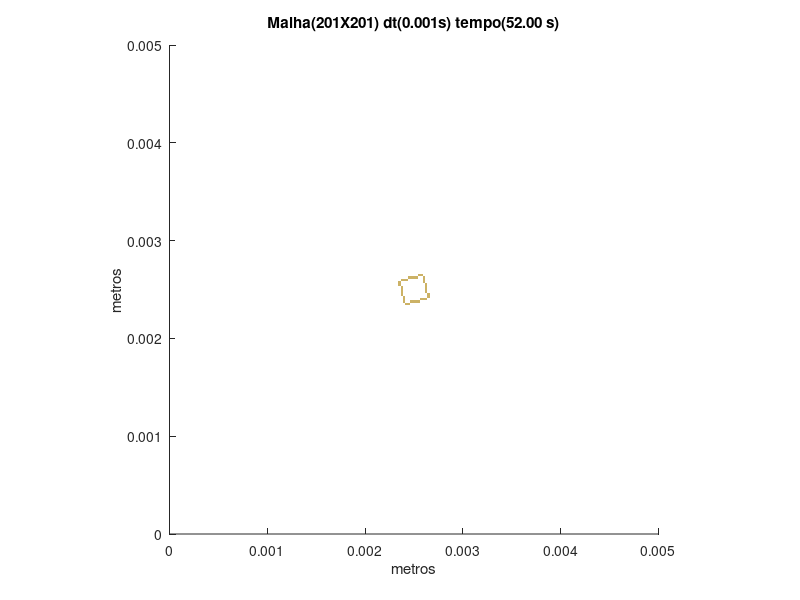

Reproduce this figure in MATLAB.
set (gca,'PlotBoxAspectRatio',[1 1 1],'Xlim',[0,0.005],'Ylim',[0,0.005])
hold on
title('Malha(201X201) dt(0.001s) tempo(52.00 s)')
hold on
ylabel('metros')
hold on
xlabel('metros')
hold on

fill([0.00241293532338308 0.00241293532338308 0.00243781094527363 0.00243781094527363],[0.00233830845771144 0.00236318407960199 0.00236318407960199 0.00233830845771144],[0.8,0.7,0.4],'LineStyle','none')

fill([0.00243781094527363 0.00243781094527363 0.00246268656716418 0.00246268656716418],[0.00233830845771144 0.00236318407960199 0.00236318407960199 0.00233830845771144],[0.8,0.7,0.4],'LineStyle','none')

fill([0.00238805970149254 0.00238805970149254 0.00241293532338308 0.00241293532338308],[0.00236318407960199 0.00238805970149254 0.00238805970149254 0.00236318407960199],[0.8,0.7,0.4],'LineStyle','none')

fill([0.00246268656716418 0.00246268656716418 0.00248756218905473 0.00248756218905473],[0.00236318407960199 0.00238805970149254 0.00238805970149254 0.00236318407960199],[0.8,0.7,0.4],'LineStyle','none')

fill([0.00248756218905473 0.00248756218905473 0.00251243781094527 0.00251243781094527],[0.00236318407960199 0.00238805970149254 0.00238805970149254 0.00236318407960199],[0.8,0.7,0.4],'LineStyle','none')

fill([0.00251243781094527 0.00251243781094527 0.00253731343283582 0.00253731343283582],[0.00236318407960199 0.00238805970149254 0.00238805970149254 0.00236318407960199],[0.8,0.7,0.4],'LineStyle','none')

fill([0.00253731343283582 0.00253731343283582 0.00256218905472637 0.00256218905472637],[0.00236318407960199 0.00238805970149254 0.00238805970149254 0.00236318407960199],[0.8,0.7,0.4],'LineStyle','none')

fill([0.00238805970149254 0.00238805970149254 0.00241293532338308 0.00241293532338308],[0.00238805970149254 0.00241293532338308 0.00241293532338308 0.00238805970149254],[0.8,0.7,0.4],'LineStyle','none')

fill([0.00256218905472637 0.00256218905472637 0.00258706467661692 0.00258706467661692],[0.00238805970149254 0.00241293532338308 0.00241293532338308 0.00238805970149254],[0.8,0.7,0.4],'LineStyle','none')

fill([0.00258706467661692 0.00258706467661692 0.00261194029850746 0.00261194029850746],[0.00238805970149254 0.00241293532338308 0.00241293532338308 0.00238805970149254],[0.8,0.7,0.4],'LineStyle','none')

fill([0.00261194029850746 0.00261194029850746 0.00263681592039801 0.00263681592039801],[0.00238805970149254 0.00241293532338308 0.00241293532338308 0.00238805970149254],[0.8,0.7,0.4],'LineStyle','none')

fill([0.00238805970149254 0.00238805970149254 0.00241293532338308 0.00241293532338308],[0.00241293532338308 0.00243781094527363 0.00243781094527363 0.00241293532338308],[0.8,0.7,0.4],'LineStyle','none')

fill([0.00263681592039801 0.00263681592039801 0.00266169154228856 0.00266169154228856],[0.00241293532338308 0.00243781094527363 0.00243781094527363 0.00241293532338308],[0.8,0.7,0.4],'LineStyle','none')

fill([0.00236318407960199 0.00236318407960199 0.00238805970149254 0.00238805970149254],[0.00243781094527363 0.00246268656716418 0.00246268656716418 0.00243781094527363],[0.8,0.7,0.4],'LineStyle','none')

fill([0.00263681592039801 0.00263681592039801 0.00266169154228856 0.00266169154228856],[0.00243781094527363 0.00246268656716418 0.00246268656716418 0.00243781094527363],[0.8,0.7,0.4],'LineStyle','none')

fill([0.00236318407960199 0.00236318407960199 0.00238805970149254 0.00238805970149254],[0.00246268656716418 0.00248756218905473 0.00248756218905473 0.00246268656716418],[0.8,0.7,0.4],'LineStyle','none')

fill([0.00261194029850746 0.00261194029850746 0.00263681592039801 0.00263681592039801],[0.00246268656716418 0.00248756218905473 0.00248756218905473 0.00246268656716418],[0.8,0.7,0.4],'LineStyle','none')

fill([0.00236318407960199 0.00236318407960199 0.00238805970149254 0.00238805970149254],[0.00248756218905473 0.00251243781094527 0.00251243781094527 0.00248756218905473],[0.8,0.7,0.4],'LineStyle','none')

fill([0.00261194029850746 0.00261194029850746 0.00263681592039801 0.00263681592039801],[0.00248756218905473 0.00251243781094527 0.00251243781094527 0.00248756218905473],[0.8,0.7,0.4],'LineStyle','none')

fill([0.00236318407960199 0.00236318407960199 0.00238805970149254 0.00238805970149254],[0.00251243781094527 0.00253731343283582 0.00253731343283582 0.00251243781094527],[0.8,0.7,0.4],'LineStyle','none')

fill([0.00261194029850746 0.00261194029850746 0.00263681592039801 0.00263681592039801],[0.00251243781094527 0.00253731343283582 0.00253731343283582 0.00251243781094527],[0.8,0.7,0.4],'LineStyle','none')

fill([0.00233830845771144 0.00233830845771144 0.00236318407960199 0.00236318407960199],[0.00253731343283582 0.00256218905472637 0.00256218905472637 0.00253731343283582],[0.8,0.7,0.4],'LineStyle','none')

fill([0.00261194029850746 0.00261194029850746 0.00263681592039801 0.00263681592039801],[0.00253731343283582 0.00256218905472637 0.00256218905472637 0.00253731343283582],[0.8,0.7,0.4],'LineStyle','none')

fill([0.00233830845771144 0.00233830845771144 0.00236318407960199 0.00236318407960199],[0.00256218905472637 0.00258706467661692 0.00258706467661692 0.00256218905472637],[0.8,0.7,0.4],'LineStyle','none')

fill([0.00258706467661692 0.00258706467661692 0.00261194029850746 0.00261194029850746],[0.00256218905472637 0.00258706467661692 0.00258706467661692 0.00256218905472637],[0.8,0.7,0.4],'LineStyle','none')

fill([0.00236318407960199 0.00236318407960199 0.00238805970149254 0.00238805970149254],[0.00258706467661692 0.00261194029850746 0.00261194029850746 0.00258706467661692],[0.8,0.7,0.4],'LineStyle','none')

fill([0.00238805970149254 0.00238805970149254 0.00241293532338308 0.00241293532338308],[0.00258706467661692 0.00261194029850746 0.00261194029850746 0.00258706467661692],[0.8,0.7,0.4],'LineStyle','none')

fill([0.00241293532338308 0.00241293532338308 0.00243781094527363 0.00243781094527363],[0.00258706467661692 0.00261194029850746 0.00261194029850746 0.00258706467661692],[0.8,0.7,0.4],'LineStyle','none')

fill([0.00258706467661692 0.00258706467661692 0.00261194029850746 0.00261194029850746],[0.00258706467661692 0.00261194029850746 0.00261194029850746 0.00258706467661692],[0.8,0.7,0.4],'LineStyle','none')

fill([0.00243781094527363 0.00243781094527363 0.00246268656716418 0.00246268656716418],[0.00261194029850746 0.00263681592039801 0.00263681592039801 0.00261194029850746],[0.8,0.7,0.4],'LineStyle','none')

fill([0.00246268656716418 0.00246268656716418 0.00248756218905473 0.00248756218905473],[0.00261194029850746 0.00263681592039801 0.00263681592039801 0.00261194029850746],[0.8,0.7,0.4],'LineStyle','none')

fill([0.00248756218905473 0.00248756218905473 0.00251243781094527 0.00251243781094527],[0.00261194029850746 0.00263681592039801 0.00263681592039801 0.00261194029850746],[0.8,0.7,0.4],'LineStyle','none')

fill([0.00251243781094527 0.00251243781094527 0.00253731343283582 0.00253731343283582],[0.00261194029850746 0.00263681592039801 0.00263681592039801 0.00261194029850746],[0.8,0.7,0.4],'LineStyle','none')

fill([0.00258706467661692 0.00258706467661692 0.00261194029850746 0.00261194029850746],[0.00261194029850746 0.00263681592039801 0.00263681592039801 0.00261194029850746],[0.8,0.7,0.4],'LineStyle','none')

fill([0.00253731343283582 0.00253731343283582 0.00256218905472637 0.00256218905472637],[0.00263681592039801 0.00266169154228856 0.00266169154228856 0.00263681592039801],[0.8,0.7,0.4],'LineStyle','none')

fill([0.00256218905472637 0.00256218905472637 0.00258706467661692 0.00258706467661692],[0.00263681592039801 0.00266169154228856 0.00266169154228856 0.00263681592039801],[0.8,0.7,0.4],'LineStyle','none')
